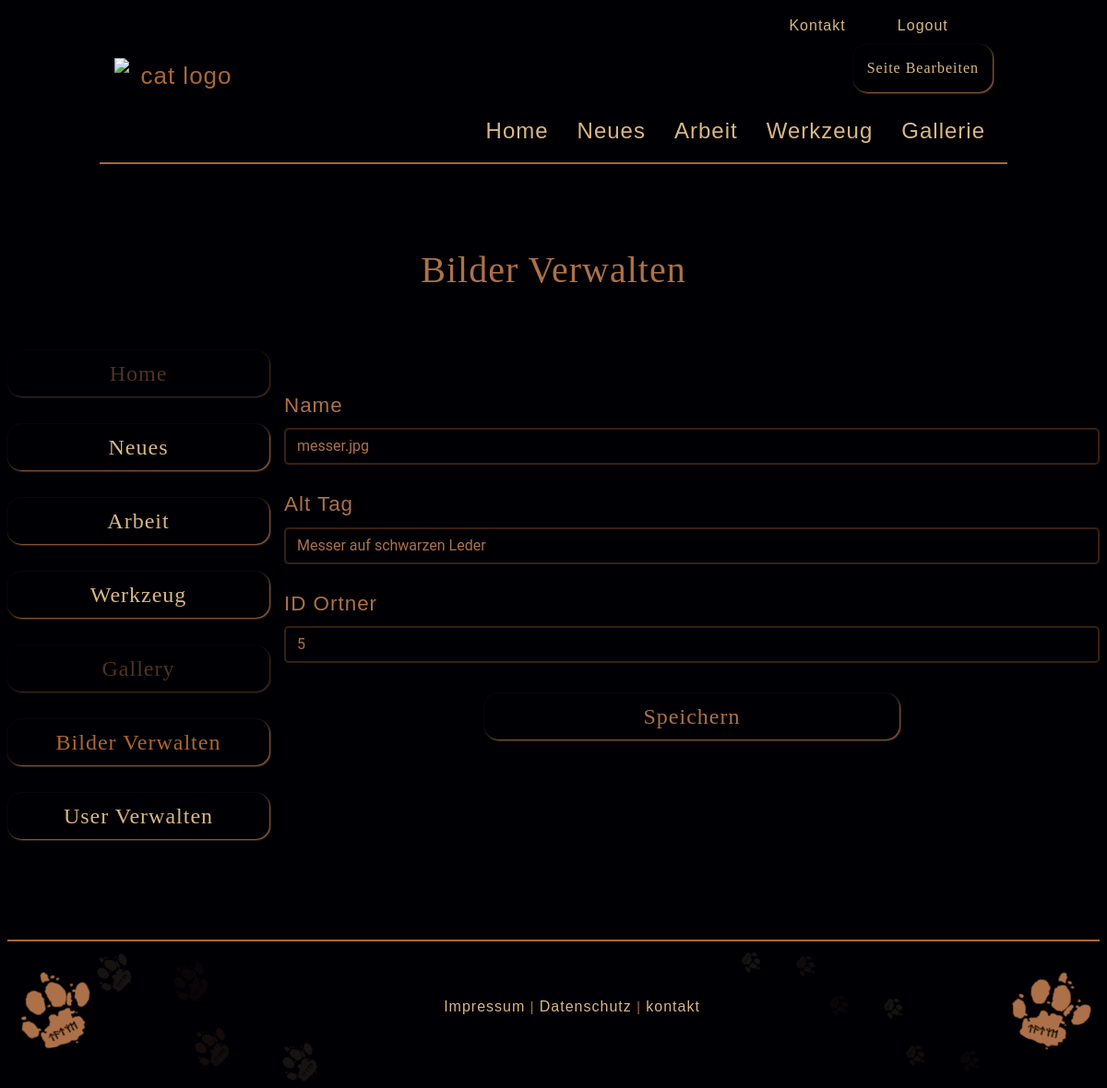
The app's page /index.php?p=admin&module=images&action=edit&id=1 (signed in), older data.
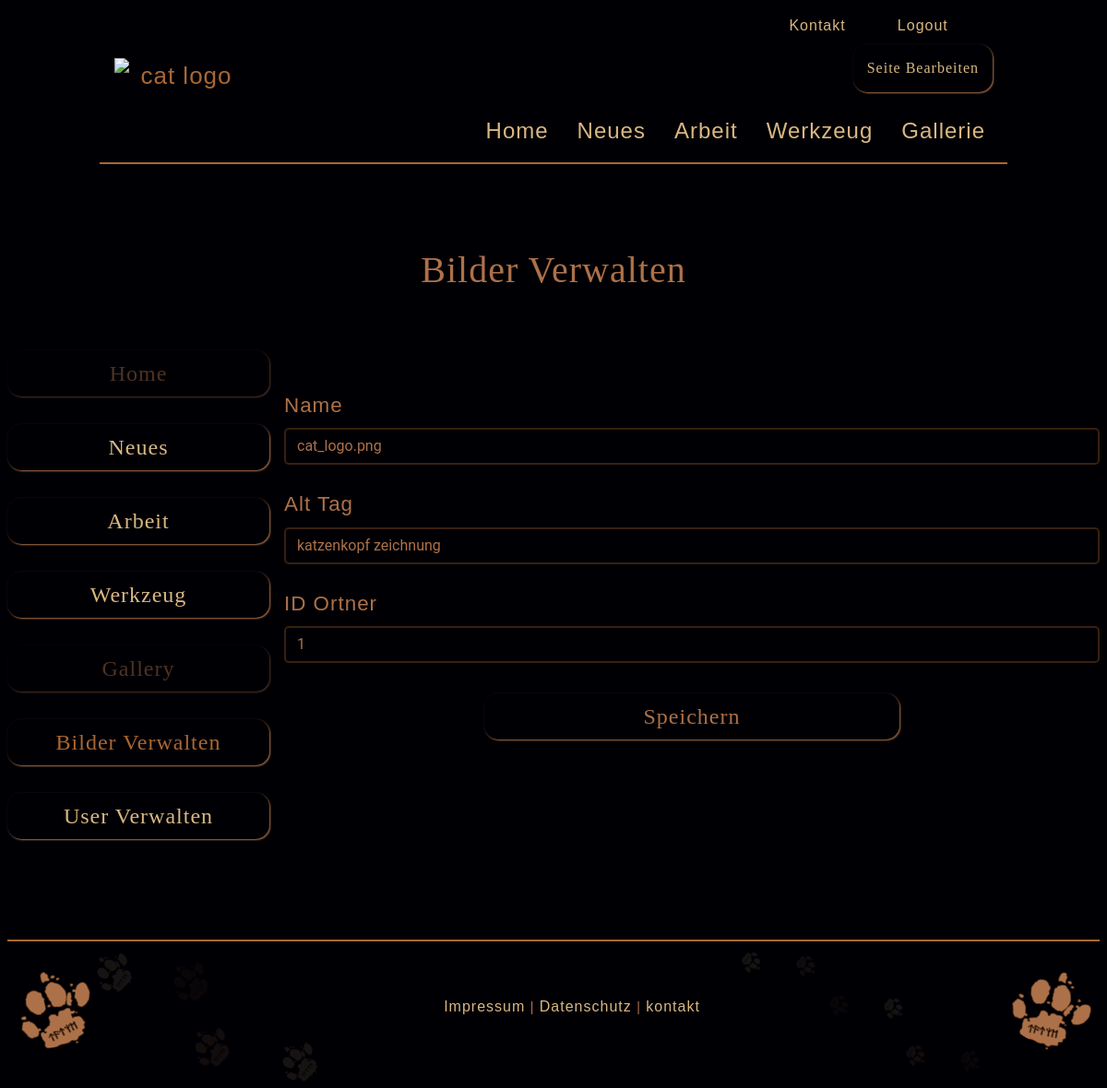
The same page, newer data.
### tables this page shows
CREATE TABLE `images` (
  `id` int(11) NOT NULL,
  `alt` varchar(250) NOT NULL DEFAULT 'eine Abbildung',
  `filename` varchar(250) NOT NULL,
  `id_folder` int(11) NOT NULL
);

### web/index.php (called while the page is built, shortened)
<?php
require 'templates/layout.php';

### web/models/images.php (called while the page is built, shortened)
<?php
function getItemById($id)
{
    global $db_connection;
    try {
        $stmt = $db_connection->prepare("SELECT * FROM images WHERE id = ?");
        $stmt->bind_param("i", $_id);
        $stmt->execute();
        $result = $stmt->get_result();
        return $result->fetch_assoc();
    } catch (Exception $e) {
        return false;
    }
}

### web/controllers/admin/images.php (called while the page is built, shortened)
<?php
$available_actions = [
    'list',
    'new',
    'create',
    'edit',
    'update',
    'delete'
];
if (isset($_REQUEST['action']) && in_array($_REQUEST['action'], $available_actions)) {
    $action = $_REQUEST['action'];
} else {
}
if (isset($action)){
    switch ($action) {
        case 'edit':
            $pageElement = showUpdateForm($_REQUEST['id']);
            break;
    }
}
function showUpdateForm($id, $errors = [], $values = [])
{
    include('models/images.php');
    $item = getItemById($id);
    return [
        'page' => 'templates/admin/forms/images.php',
        'action' => 'index.php?p=admin&module=images&action=update',
        'values' => $values != [] ? $values : $item,
        'errors' => $errors
    ];
}

### web/templates/admin/forms/images.php (the view, shortened to what this page needs)
<form action="<?php print $pageElement['action'] ?>" method="POST">
    <div class="row">
        <div class="col col-form-label">
            <label class="font_wind" for="imgname">Name</label>
            <input
                name="filename"
                id="imgname"
                class="font_not_wind form-control <?php if(array_key_exists('filename', $pageElement['errors'])){ ?> has_error <?php } ?>"
                type="text"
                maxlength="30"
                placeholder="Name.jpg"
                value="<?php print $pageElement['values']['filename'] ?? '' ?>">
        </div>
    </div>
    <div class="row">
        <div class="col col-form-label">
            <label class="font_wind" for="imgalt">Alt Tag</label>
            <input
                name="alt"
                id="imgalt"
                class="font_not_wind form-control <?php if(array_key_exists('alt', $pageElement['errors'])){ ?> has_error <?php } ?>"
                type="text"
                maxlength="50"
                placeholder="Alt text"
                value="<?php print $pageElement['values']['alt'] ?? '' ?>">
        </div>
    </div>
    <div class="row">
        <div class="col col-form-label">
            <label class="font_wind" for="idfolder">ID Ortner</label>
            <input
                name="id_folder"
                id="idfolder"
                class="font_not_wind form-control <?php if(array_key_exists('id_folder', $pageElement['errors'])){ ?> has_error <?php } ?>"
                type="text"
                maxlength="30"
                placeholder="Id Ortner"
                value="<?php print $pageElement['values']['id_folder'] ?? '' ?>">
        </div>
    </div>
    <div class="row justify-content-center">
        <button class="btn_1 btn btn_send">Speichern</button>
    </div>
</form>

Row changes from the older to the newer data that the page shows:
changed images: filename "messer.jpg" → "cat_logo.png"; alt "Messer auf schwarzen Leder" → "katzenkopf zeichnung"; id_folder "5" → "1"
